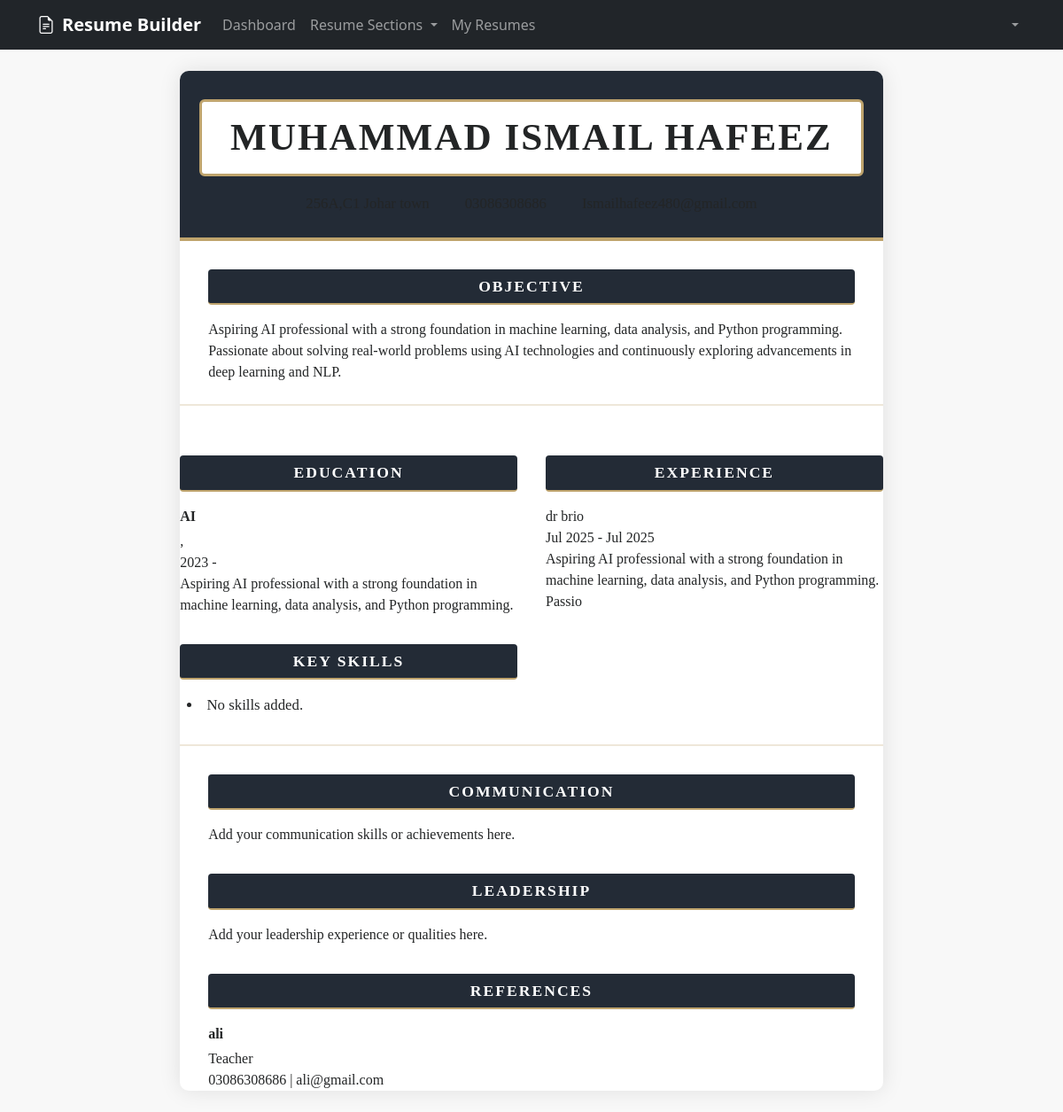
/dashboard/resume/classic/preview/ (signed in), run on the app's committed database.
### resume_builder/models.py (models this page shows, shortened)
class PersonalInfo(models.Model):
    user = models.OneToOneField(User, on_delete=models.CASCADE)
    first_name = models.CharField(max_length=100, default='')
    last_name = models.CharField(max_length=100, default='')
    email = models.EmailField()
    phone = models.CharField(max_length=20)
    address = models.TextField()
    city = models.CharField(max_length=100, default='')
    state = models.CharField(max_length=100, default='')
    zip_code = models.CharField(max_length=10, default='')
    country = models.CharField(max_length=100, default='')
    summary = models.TextField()
    profile_picture = models.ImageField(upload_to='profile_pictures/', blank=True, null=True)
    linkedin_url = models.URLField(blank=True, null=True)
    website_url = models.URLField(blank=True, null=True)
    github_url = models.URLField(blank=True, null=True)
    created_at = models.DateTimeField(auto_now_add=True)
    updated_at = models.DateTimeField(auto_now=True)

class Education(models.Model):
    user = models.ForeignKey(User, on_delete=models.CASCADE)
    institution = models.CharField(max_length=200)
    degree = models.CharField(max_length=200)
    field_of_study = models.CharField(max_length=200)
    start_date = models.DateField()
    end_date = models.DateField(null=True, blank=True)
    current = models.BooleanField(default=False)
    gpa = models.DecimalField(max_digits=3, decimal_places=2, null=True, blank=True)
    description = models.TextField(blank=True)
    created_at = models.DateTimeField(auto_now_add=True)
    updated_at = models.DateTimeField(auto_now=True)

class WorkExperience(models.Model):
    user = models.ForeignKey(User, on_delete=models.CASCADE)
    company = models.CharField(max_length=200)
    position = models.CharField(max_length=200)
    location = models.CharField(max_length=200)
    start_date = models.DateField()
    end_date = models.DateField(null=True, blank=True)
    current = models.BooleanField(default=False)
    description = models.TextField()
    achievements = models.TextField(blank=True)
    created_at = models.DateTimeField(auto_now_add=True)
    updated_at = models.DateTimeField(auto_now=True)

class Reference(models.Model):
    user = models.ForeignKey(User, on_delete=models.CASCADE)
    name = models.CharField(max_length=200)
    relationship = models.CharField(max_length=100)
    email = models.EmailField(blank=True)
    phone = models.CharField(max_length=50, blank=True)
    company = models.CharField(max_length=200, blank=True)
    notes = models.TextField(blank=True)
    created_at = models.DateTimeField(auto_now_add=True)
    updated_at = models.DateTimeField(auto_now=True)

### resume_builder/views.py (the view)
# urls.py: path('resume/classic/preview/', views.resume_classic_preview, name='resume_classic_preview'),
@login_required
def resume_classic_preview(request):
    personal_info = PersonalInfo.objects.filter(user=request.user).first()
    work_experiences = WorkExperience.objects.filter(user=request.user).order_by('-start_date')
    educations = Education.objects.filter(user=request.user).order_by('-start_date')
    skills = TechnicalSkill.objects.filter(user=request.user)
    internships = Internship.objects.filter(user=request.user).order_by('-start_date') if 'Internship' in globals() else []
    references = Reference.objects.filter(user=request.user)
    return render(request, 'resume_builder/resume_template_classic.html', {
        'personal_info': personal_info,
        'work_experiences': work_experiences,
        'educations': educations,
        'skills': skills,
        'internships': internships,
        'references': references,
    })

### templates/resume_builder/resume_template_classic.html (shortened to what this page needs)
{% extends 'base.html' %}
{% block content %}
<div class="classic-modern-wrap">
    <div class="classic-modern-header">
        <div class="name">{{ personal_info.first_name|upper }} {{ personal_info.last_name|upper }}</div>
        <div class="classic-modern-contact">
            <span>{{ personal_info.address }}</span>
            <span>{{ personal_info.phone }}</span>
            <span>{{ personal_info.email }}</span>
        </div>
    </div>
    <div class="classic-modern-section">
        <div class="classic-modern-section-title">OBJECTIVE</div>
        <div>{{ personal_info.summary }}</div>
    </div>
    <hr class="classic-modern-gold-line" />
    <div class="classic-modern-cols">
        <div class="classic-modern-col">
            <div class="classic-modern-section-title">EDUCATION</div>
            {% for edu in educations %}
                <div class="classic-modern-label">{{ edu.degree }}</div>
                <div>{{ edu.school }}, {{ edu.city }}</div>
                <div>{{ edu.start_date|date:'Y' }} - {{ edu.end_date|date:'Y' }}</div>
                {% if edu.description %}<div>{{ edu.description }}</div>{% endif %}
            {% empty %}<div>No education added yet.</div>{% endfor %}
            <div class="classic-modern-section-title" style="margin-top:32px;">KEY SKILLS</div>
            <ul class="classic-modern-list">
                {% for skill in technical_skills %}
                <li>{{ skill.name }}</li>
                {% empty %}<li>No skills added.</li>{% endfor %}
            </ul>
        </div>
        <div class="classic-modern-col">
            <div class="classic-modern-section-title">EXPERIENCE</div>
            {% for exp in work_experiences %}
                <div>{{ exp.company }}</div>
                <div>{{ exp.start_date|date:'M Y' }} - {% if exp.end_date %}{{ exp.end_date|date:'M Y' }}{% else %}Present{% endif %}</div>
                {% if exp.description %}<div>{{ exp.description }}</div>{% endif %}
            {% empty %}<div>No experience added yet.</div>{% endfor %}
        </div>
    </div>
    <hr class="classic-modern-gold-line" />
    <div class="classic-modern-section">
        <div class="classic-modern-section-title">COMMUNICATION</div>
        <div>{% if personal_info.communication %}{{ personal_info.communication }}{% else %}Add your communication skills or achievements here.{% endif %}</div>
    </div>
    <div class="classic-modern-section">
        <div class="classic-modern-section-title">LEADERSHIP</div>
        <div>{% if personal_info.leadership %}{{ personal_info.leadership }}{% else %}Add your leadership experience or qualities here.{% endif %}</div>
    </div>
    <div class="classic-modern-section">
        <div class="classic-modern-section-title">REFERENCES</div>
        {% for ref in references %}
            <div class="classic-modern-label">{{ ref.name }}</div>
            <div>{{ ref.relationship }}</div>
            <div>{{ ref.phone }} | {{ ref.email }}</div>
        {% empty %}<div>Available upon request.</div>{% endfor %}
    </div>
</div>
{% endblock %}

### templates/resume_builder/resume_template_classic.html (style rules this page uses)
body { background: #f8f8f8 !important; }
.classic-modern-wrap { width: 210mm; min-height: 297mm; margin: 0 auto; background: #fff; font-family: 'Georgia', serif; color: #232526; box-shadow: 0 0 24px rgba(0,0,0,0.10); border-radius: 10px; padding: 0; }
.classic-modern-header { background: #232b36; color: #232526; border-top-left-radius: 10px; border-top-right-radius: 10px; padding: 32px 0 16px 0; text-align: center; border-bottom: 4px solid #bfa46d; position: relative; }
.classic-modern-header .name { font-size: 2.7rem; font-weight: 700; letter-spacing: 2px; color: #232526; background: #fff; display: inline-block; padding: 8px 32px; border: 3px solid #bfa46d; border-radius: 6px; margin-bottom: 8px; }
.classic-modern-contact { color: #232526; font-size: 1.05rem; margin-top: 10px; margin-bottom: 10px; display: flex; justify-content: center; gap: 40px; }
.classic-modern-section { margin: 0 auto 24px auto; max-width: 900px; padding: 0 32px; }
.classic-modern-section-title { background: #232b36; color: #fff; font-size: 1.1rem; font-weight: 700; letter-spacing: 2px; text-align: center; padding: 6px 0; margin: 32px 0 16px 0; border-radius: 4px; border-bottom: 2px solid #bfa46d; }
.classic-modern-gold-line { border: none; border-top: 2px solid #bfa46d; margin: 24px 0; }
.classic-modern-cols { display: flex; gap: 32px; margin-bottom: 24px; }
.classic-modern-col { flex: 1; }
.classic-modern-list { list-style: disc inside; margin: 0 0 2mm 2mm; padding: 0; font-size: 1.05rem; }
.classic-modern-label { font-weight: 600; color: #232526; margin-bottom: 4px; display: block; }

### data on the page
PersonalInfo: first_name "MUHAMMAD ISMAIL", last_name "HAFEEZ", summary "Aspiring AI professional with a strong foundation in machine learning, data analysis, and Python programming. Passionate about solving real-world problems using AI technologies and continuously exploring advancements in deep learning and NLP."
Education: degree "AI", start_date "2023", description "Aspiring AI professional with a strong foundation in machine learning, data analysis, and Python programming."
WorkExperience: company "dr brio", start_date "Jul 2025", end_date "Jul 2025", description "Aspiring AI professional with a strong foundation in machine learning, data analysis, and Python programming. Passio"
Reference: name "ali", relationship "Teacher", phone "03086308686", email "ali@gmail.com"
